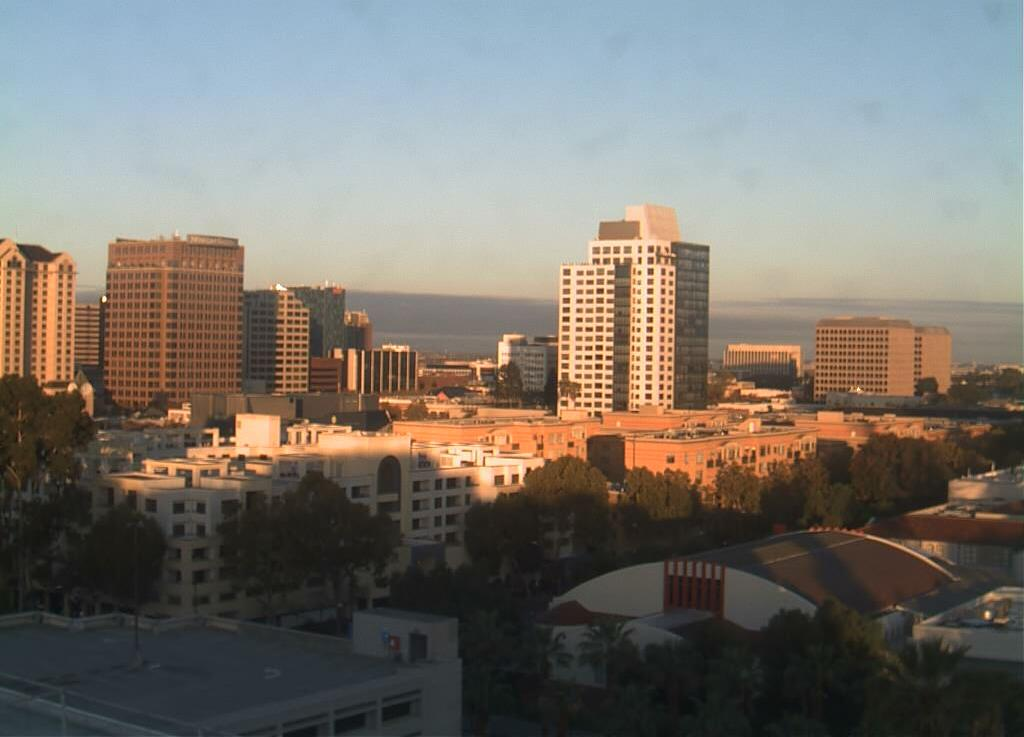
#> input picture p11/images/training/day/20151101_145511.jpg, 1024 x 737 px; its folder holds only this picture in this run
$ jupyter execute --allow-errors TG1_2_3_JS11_2.ipynb   (shell and % lines are left out)
#> lines starting #> are read from the running program, lines starting #| are printed output that depends on the picture
# 📱 Lab 1: Klasifikasi SVM dengan Data Dummy Linier

## Langkah 1 - Import Library

[cell 1]
# import library
import numpy as np
import matplotlib.pyplot as plt
from scipy import stats
import seaborn as sns

## Langkah 2 - Membuat Data Dummy

[cell 2]
from sklearn.datasets import make_blobs
X, y = make_blobs(n_samples=50, centers=2,
                  random_state=0, cluster_std=0.60)
plt.scatter(X[:, 0], X[:, 1], c=y, s=50, cmap='autumn')
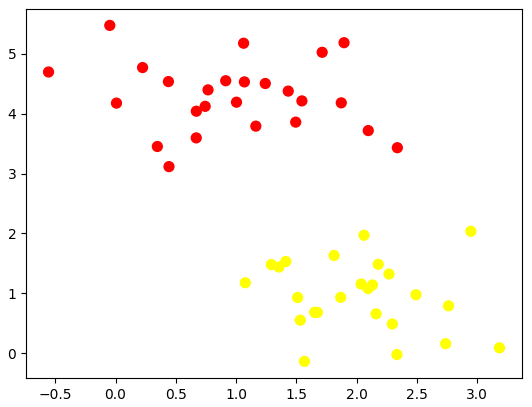
#> figure drawn by matplotlib, 1 panel

## Langkah 3 - Buat Ilustrasi Garis Pemisah

[cell 3]
xfit = np.linspace(-1, 3.5)
plt.scatter(X[:, 0], X[:, 1], c=y, s=50, cmap='autumn')
plt.plot([0.6], [2.1], 'x', color='red', markeredgewidth=2, markersize=10)

for m, b in [(1, 0.65), (0.5, 1.6), (-0.2, 2.9)]:
    yfit = m * xfit + b
    plt.plot(xfit, yfit, '-k')

plt.xlim(-1, 3.5)
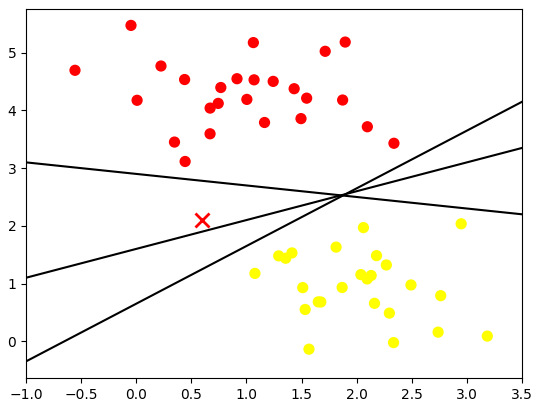
#> figure drawn by matplotlib, 1 panel; curve peaks at x = 3.5, y = 4.15; curve peaks at x = 3.5, y = 3.35

## Langkah 4 - Ilustrasi Margin

[cell 4]
xfit = np.linspace(-1, 3.5)
plt.scatter(X[:, 0], X[:, 1], c=y, s=50, cmap='autumn')

for m, b, d in [(1, 0.65, 0.33), (0.5, 1.6, 0.55), (-0.2, 2.9, 0.2)]:
    yfit = m * xfit + b
    plt.plot(xfit, yfit, '-k')
    plt.fill_between(xfit, yfit - d, yfit + d, edgecolor='none',
                     color='#AAAAAA', alpha=0.4)

plt.xlim(-1, 3.5)
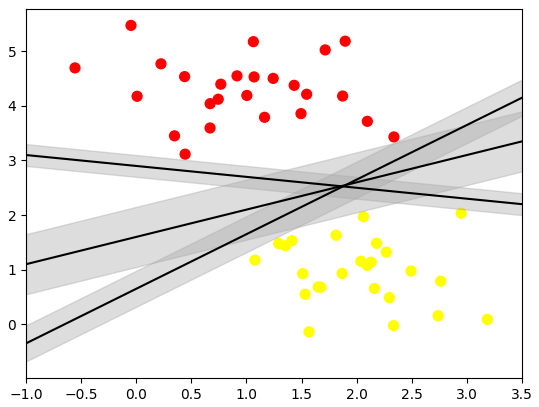
#> figure drawn by matplotlib, 1 panel; curve peaks at x = 3.5, y = 4.15; curve peaks at x = 3.5, y = 3.35; curve peaks at x = -1, y = 3.1

## Langkah 5 - Fitting Model

[cell 5]
from sklearn.svm import SVC # "Support vector classifier"
model = SVC(kernel='linear', C=1E10)
model.fit(X, y)

[cell 6]
# buat sebuah fungsi untuk menampilkan fitting data

def plot_svc_decision_function(model, ax=None, plot_support=True):

    if ax is None:
        ax = plt.gca()
    xlim = ax.get_xlim()
    ylim = ax.get_ylim()

    # buat grid untuk evaluasi model
    x = np.linspace(xlim[0], xlim[1], 30)
    y = np.linspace(ylim[0], ylim[1], 30)
    Y, X = np.meshgrid(y, x)
    xy = np.vstack([X.ravel(), Y.ravel()]).T
    P = model.decision_function(xy).reshape(X.shape)

    # plot batas dan margin
    ax.contour(X, Y, P, colors='k',
               levels=[-1, 0, 1], alpha=0.5,
               linestyles=['--', '-', '--'])

    # plot support vectors
    if plot_support:
        ax.scatter(model.support_vectors_[:, 0],
                   model.support_vectors_[:, 1],
                   s=300, linewidth=1, facecolors='none');
    ax.set_xlim(xlim)
    ax.set_ylim(ylim)

[cell 7]
plt.scatter(X[:, 0], X[:, 1], c=y, s=50, cmap='autumn')
plot_svc_decision_function(model)

[cell 8]
model.support_vectors_

[cell 9]
def plot_svm(N=10, ax=None):
    X, y = make_blobs(n_samples=200, centers=2,
                      random_state=0, cluster_std=0.60)
    X = X[:N]
    y = y[:N]
    model = SVC(kernel='linear', C=1E10)
    model.fit(X, y)

    ax = ax or plt.gca()
    ax.scatter(X[:, 0], X[:, 1], c=y, s=50, cmap='autumn')
    ax.set_xlim(-1, 4)
    ax.set_ylim(-1, 6)
    plot_svc_decision_function(model, ax)

fig, ax = plt.subplots(1, 2, figsize=(16, 6))
fig.subplots_adjust(left=0.0625, right=0.95, wspace=0.1)
for axi, N in zip(ax, [60, 120]):
    plot_svm(N, axi)
    axi.set_title('N = {0}'.format(N))
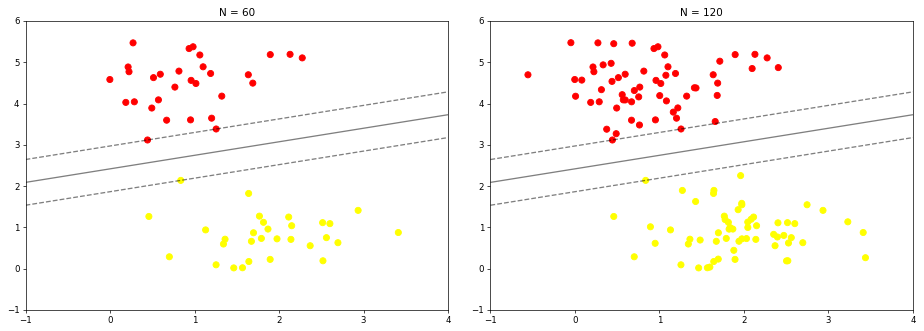
#> figure drawn by matplotlib, 2 panels

[cell 10]
# jumlah data dapat dipilih di antara 10 atau 200 buah data, telihat tidak ada perubahan pada model

from ipywidgets import interact, fixed
interact(plot_svm, N=[10, 200], ax=fixed(None))
#> the sliders are set to N = 10, ax = <module 'ipywidgets.fixed_' fr
#> (the call stopped at in plot_svc_decision_function, `x = np.linspace(xlim[0], xlim[1], 30)`: ipywidgets is not available in this run)

# 💻 Lab 2 Klasifikasi SVM dengan Data Dummy Non-Linier

## Langkah 1 - Ilustrasi Data Non-Linier

### Langkah 1a - Import Library

[cell 11]
# import library
import numpy as np
import matplotlib.pyplot as plt
from scipy import stats
import seaborn as sns
from sklearn.svm import SVC

### Langkah 1b - Buat Kembali Fungsi Plotting

[cell 12]
# buat sebuah fungsi untuk menampilkan fitting data

def plot_svc_decision_function(model, ax=None, plot_support=True):

    if ax is None:
        ax = plt.gca()
    xlim = ax.get_xlim()
    ylim = ax.get_ylim()

    # buat grid untuk evaluasi model
    x = np.linspace(xlim[0], xlim[1], 30)
    y = np.linspace(ylim[0], ylim[1], 30)
    Y, X = np.meshgrid(y, x)
    xy = np.vstack([X.ravel(), Y.ravel()]).T
    P = model.decision_function(xy).reshape(X.shape)

    # plot batas dan margin
    ax.contour(X, Y, P, colors='k',
               levels=[-1, 0, 1], alpha=0.5,
               linestyles=['--', '-', '--'])

    # plot support vectors
    if plot_support:
        ax.scatter(model.support_vectors_[:, 0],
                   model.support_vectors_[:, 1],
                   s=300, linewidth=1, facecolors='none');
    ax.set_xlim(xlim)
    ax.set_ylim(ylim)

### Langkah 1c - Buat Data Dummy Non-Linier

[cell 13]
# contoh data tidak terpisah secara linier
from sklearn.datasets import make_circles
X, y = make_circles(100, factor=.1, noise=.1)

clf = SVC(kernel='linear').fit(X, y)

plt.scatter(X[:, 0], X[:, 1], c=y, s=50, cmap='autumn')
plot_svc_decision_function(clf, plot_support=False);
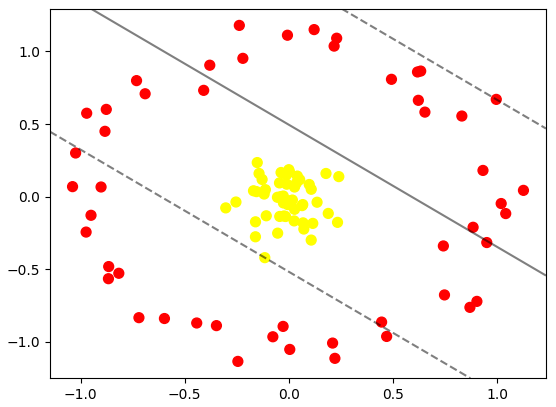
#> figure drawn by matplotlib, 1 panel
#> the sliders are set to elev = -90, azip = 0, X = <module 'ipywidgets.fixed_' fr, y = <module 'ipywidgets.fixed_' fr

[cell 14]
r = np.exp(-(X**2).sum(1))

[cell 15]
from mpl_toolkits import mplot3d
from ipywidgets import interact, fixed

# [7 lines left out: function plot_3D, not called in this run]

#> (the rest of this cell did not finish here and is left out)

## Langkah 2 - Fitting Model

clf = SVC(kernel='rbf', C=1E6)
clf.fit(X, y)

[cell 16]
plt.scatter(X[:, 0], X[:, 1], c=y, s=50, cmap='autumn')
plot_svc_decision_function(clf)
plt.scatter(clf.support_vectors_[:, 0], clf.support_vectors_[:, 1],
            s=300, lw=1, facecolors='none')

# 🖥️ Lab 3 SVM Data Overlapping

## Langkah 1 - Import Library dan Buat Fungsi Plotting

[cell 17]
# import library
import numpy as np
import matplotlib.pyplot as plt
from scipy import stats
import seaborn as sns
from sklearn.svm import SVC
from sklearn.datasets import make_blobs

[cell 18]
# buat sebuah fungsi untuk menampilkan fitting data

def plot_svc_decision_function(model, ax=None, plot_support=True):

    if ax is None:
        ax = plt.gca()
    xlim = ax.get_xlim()
    ylim = ax.get_ylim()

    # buat grid untuk evaluasi model
    x = np.linspace(xlim[0], xlim[1], 30)
    y = np.linspace(ylim[0], ylim[1], 30)
    Y, X = np.meshgrid(y, x)
    xy = np.vstack([X.ravel(), Y.ravel()]).T
    P = model.decision_function(xy).reshape(X.shape)

    # plot batas dan margin
    ax.contour(X, Y, P, colors='k',
               levels=[-1, 0, 1], alpha=0.5,
               linestyles=['--', '-', '--'])

    # plot support vectors
    if plot_support:
        ax.scatter(model.support_vectors_[:, 0],
                   model.support_vectors_[:, 1],
                   s=300, linewidth=1, facecolors='none');
    ax.set_xlim(xlim)
    ax.set_ylim(ylim)

## Langkah 2 - Buat Data Dummy

[cell 19]
X, y = make_blobs(n_samples=100, centers=2,
                  random_state=0, cluster_std=1.2)
plt.scatter(X[:, 0], X[:, 1], c=y, s=50, cmap='autumn')
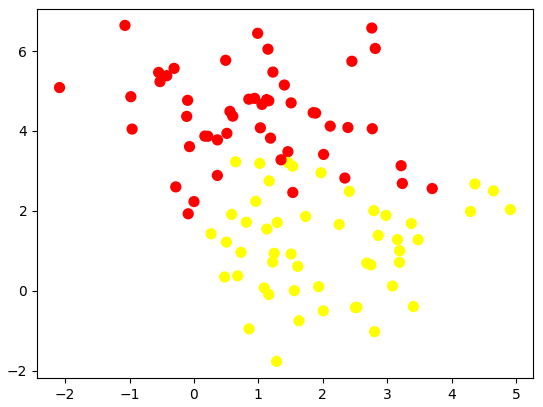
#> figure drawn by matplotlib, 1 panel

## Langkah 3 - Analisis Dampak Tunning

[cell 20]
X, y = make_blobs(n_samples=100, centers=2,
                  random_state=0, cluster_std=0.8)

fig, ax = plt.subplots(1, 2, figsize=(16, 6))
fig.subplots_adjust(left=0.0625, right=0.95, wspace=0.1)

for axi, C in zip(ax, [10.0, 0.1]):
    model = SVC(kernel='linear', C=C).fit(X, y)
    axi.scatter(X[:, 0], X[:, 1], c=y, s=50, cmap='autumn')
    plot_svc_decision_function(model, axi)
    axi.scatter(model.support_vectors_[:, 0],
                model.support_vectors_[:, 1],
                s=300, lw=1, facecolors='none');
    axi.set_title('C = {0:.1f}'.format(C), size=14)
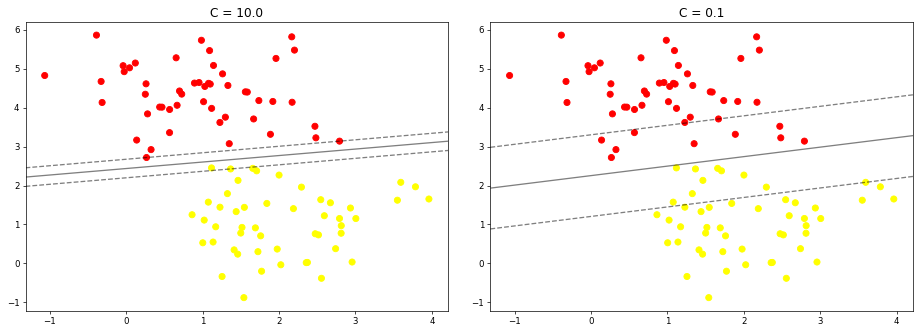
#> figure drawn by matplotlib, 2 panels

# 🖼️ Lab 4 Klasifikasi Citra Wajah

## Langkah 0 - Unduh Dataset

[cell 21]
from sklearn.datasets import fetch_lfw_people
#> (the rest of this cell did not finish here and is left out)

## Langkah 1 - Inspeksi Citra Wajah

[cell 22]
# contoh wajah yang digunakan
from matplotlib import pyplot as plt

fig, ax = plt.subplots(3, 5)
#> (the rest of this cell did not finish here and is left out)

## Langkah 2 - Pra Pengolahan Data

[cell 23]
from sklearn.svm import SVC
from sklearn.decomposition import PCA as RandomizedPCA
from sklearn.pipeline import make_pipeline

pca = RandomizedPCA(n_components=150, whiten=True, random_state=42)
svc = SVC(kernel='rbf', class_weight='balanced')

# Pipeline digunakan untuk melakukan proses secara bertahap dalam
# 1 eksekusi fungsi secara langsung
model = make_pipeline(pca, svc)

## Langkah 3 - Split Data

[cell 24]
# pemisahan data training dan data testing

from sklearn.model_selection import train_test_split
#> (the rest of this cell did not finish here and is left out)

## Langkah 4 - Pembuatan Model + Tunning

[cell 25]
from sklearn.model_selection import GridSearchCV
param_grid = {'svc__C': [1, 5, 10, 50],
              'svc__gamma': [0.0001, 0.0005, 0.001, 0.005]}
grid = GridSearchCV(model, param_grid)

#> (the rest of this cell did not finish here and is left out)

#> (a cell that did not finish here is left out)

## Langkah 5 - Cek Hasil Prediksi

[cell 27]
# hasil label pada data testing

fig, ax = plt.subplots(4, 6)
#> (the rest of this cell did not finish here and is left out)

## Langkah 6 - Cek Performansi

[cell 28]
from sklearn.metrics import classification_report
#> (the rest of this cell did not finish here and is left out)

[cell 29]
# bentuk confusion matrix
from sklearn.metrics import confusion_matrix
import seaborn as sns

#> (the rest of this cell did not finish here and is left out)

# 🌃 Lab 5 Klasifikasi Citra Siang dan Malam

## Langkah 0 - Import Library

[cell 30]
# Import Required Libraries
from pathlib import Path
import matplotlib.image as mpimg
import matplotlib.pyplot as plt
import cv2
import random
import numpy as np
import pandas as pd

[cell 31]
# Image directories
train_dir = "/content/drive/MyDrive/MACHINE LEARNING/p11/images/training/"
test_dir = "/content/drive/MyDrive/MACHINE LEARNING/p11/images/test/"

## Langkah 1 - Load Data dan Visualisasikan

[cell 32]
def load_dataset(img_dir):
    p = Path(img_dir)
    dirs = p.glob('*')

    img_list = []

    for dir in dirs:
        label = str(dir).split('/')[-1]
        for file in dir.glob('*.jpg'):
            img = mpimg.imread(file)

            if not img is None:
                img_list.append((img, label))

    return img_list

[cell 33]
# Load training data
train_img = load_dataset(train_dir)
#> in load_dataset, img is the input picture: shape (737, 1024, 3); mean R, G, B 120.9, 116.4, 109.5
#> train_img = 2 items

[cell 34]
# Check the first data
# It should be a tuple consist of arrays of image and image labels
train_img[0]

[cell 35]
# Random size checking
pick_random = np.random.randint(0, len(train_img))
#> pick_random = 0

# Check img size
print(f'Image {pick_random}')
#| Image 0
print(train_img[pick_random][0].shape)
#| (737, 1024, 3)

[cell 36]
# Function to Visualize
def random_img_viz(img_list):
    rand_num = np.random.randint(0, len(img_list))

    img = img_list[rand_num][0]
    label = img_list[rand_num][1]
    label_str = 'day' if label == 1 else 'night'

    plt.imshow(img)
    print(f'Shape\t: {img.shape}')
    print(f'Label\t: {label}')

[cell 37]
random_img_viz(train_img)
#> in random_img_viz, `rand_num = np.random.randint(0, len(img_list))`: rand_num = 1
#> in random_img_viz, `label = img_list[rand_num][1]`: label = 'night'
#| Shape	: (737, 1024, 3)
#| Label	: night

## Langkah 3 - Pra Pengolahan Data

[cell 38]
def standarized_input(image):
    # resize to w: 1100, h:600
    std_img = cv2.resize(image, (1100,600))

    return std_img

[cell 39]
def label_encoder(label):
    # Encode the label
    # day as 1; night as 0
    num_val = 0

    if(label == 'day'):
        num_val = 1

    return num_val

[cell 40]
def preprocess(img_list):
    std_img_list = []

    for item in img_list:
        image = item[0]
        label = item[1]

        # Standarized the image
        std_img = standarized_input(image)

        # Create the label
        img_label = label_encoder(label)

        std_img_list.append((std_img, img_label))

    return std_img_list

[cell 41]
train_std_img_list = preprocess(train_img)
#> the loop in preprocess, `for item in img_list:` made 2 passes
#> (label, num_val in label_encoder, img_label) on passes 1 to 2: ('day', 1, 1), ('night', 0, 0)
#> pass 1, in standarized_input, `std_img = cv2.resize(image, (1100,600))`:
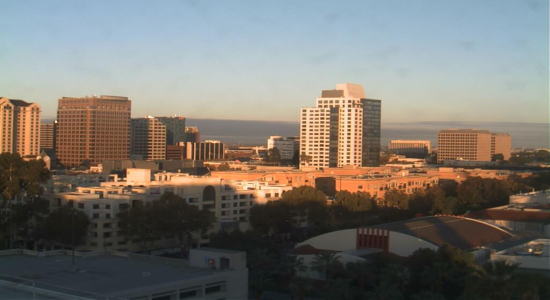
#> std_img: shape (600, 1100, 3) (shown at 1/2 size); mean R, G, B 120.8, 116.3, 109.4
#> pass 2, in standarized_input (call 2), `std_img = cv2.resize(image, (1100,600))`:
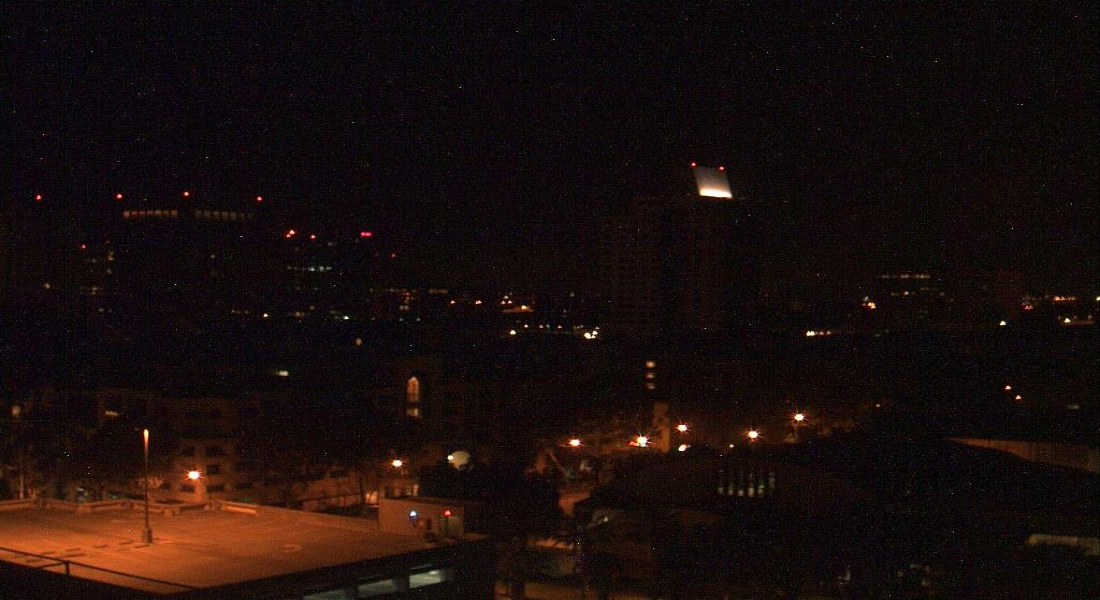
#> std_img: shape (600, 1100, 3); mean R, G, B 25.4, 13.5, 11.8
#> after the loop in preprocess, `for item in img_list:`: std_img_list = 2 items
#> train_std_img_list = 2 items

[cell 42]
# Random size checking
pick_random = np.random.randint(0, len(train_std_img_list))
#> pick_random = 1

# Check img size
print(f'Image {pick_random}')
#| Image 1
print(train_std_img_list[pick_random][0].shape)
#| (600, 1100, 3)

## Langkah 4 - Ekstraksi Fitur

[cell 43]
# Get feature based on average brightness using HSV colorspace
def avg_brightness(image):
    # Convert image to HSV
    img_hsv = cv2.cvtColor(image, cv2.COLOR_RGB2HSV)

    # Calculate the avg of brightness
    sum_brightness = np.sum(img_hsv[:,:,2]) # take the 3rb value which is the V channel
    area = image.shape[0] * image.shape[1]
    avg = sum_brightness / area

    return avg

[cell 44]
# Check on random image
rand_img = np.random.randint(0, len(train_std_img_list))
#> rand_img = 1

feature_img = train_std_img_list[rand_img][0]

avg_img = avg_brightness(feature_img)
#> in avg_brightness, `sum_brightness = np.sum(img_hsv[:,:,2])`: sum_brightness = 16926684
#> in avg_brightness, `avg = sum_brightness / area`: avg = 25.65
#> avg_img = 25.65

print(f'Image {rand_img}')
#| Image 1
print(f'Avg Brighness: {avg_img:.4f}')
#| Avg Brighness: 25.6465
plt.imshow(feature_img)

## Langkah 5 - Klasifikasi dengan Metode Threshold

[cell 45]
def predict_label(img, threshold):
    # Computer average brightness
    avg = avg_brightness(img)
    pred = 0

    # Predict the label based on user defined threshold
    if avg > threshold:
        pred = 1

    return pred

[cell 46]
# Test the classifier on train data
rand_img = np.random.randint(0, len(train_std_img_list))
#> rand_img = 0

pred = predict_label(train_std_img_list[rand_img][0], threshold=120)
#> in predict_label, `avg = avg_brightness(img)`: avg = 132.1
#> pred = 1

# Evaluate
print(f'Image {rand_img}')
#| Image 0
print(f'Actual label: {train_std_img_list[rand_img][1]}')
#| Actual label: 1
print(f'Predicted label: {pred}')
#| Predicted label: 1
plt.imshow(train_std_img_list[rand_img][0])

## Langkah 6 - Evaluasi Manual

[cell 47]
def evaluate(img_list, threshold):
    miss_labels = []

    for file in img_list:
        # Get the ground truth / correct label
        img = file[0]
        label = file[1]

        # Get prediction
        pred_label = predict_label(img, threshold)

        # Compare ground truth and pred
        if pred_label != label:
            miss_labels.append((img, pred_label, label))

    total_img = len(img_list)
    corr_pred = total_img - len(miss_labels)
    accuracy = corr_pred / total_img

    print(f'Accuracy: {accuracy:.4f}')

[cell 48]
# Evaluate on train data
evaluate(train_std_img_list, threshold=120)
#> the loop in evaluate, `for file in img_list:` made 2 passes
#> (label, pred in predict_label, pred_label) on passes 1 to 2: (1, 1, 1), (0, 0, 0)
#> after the loop in evaluate, `for file in img_list:`: miss_labels = []
#> in evaluate, `total_img = len(img_list)`: total_img = 2
#> in evaluate, `accuracy = corr_pred / total_img`: accuracy = 1
#| Accuracy: 1.0000

[cell 49]
# Evaluate on test data

# Load test data
test_img = load_dataset(test_dir)

# Preprocess
test_std_img_list = preprocess(test_img)
#> test_std_img_list = []

# Predict
#> (the rest of this cell did not finish here and is left out)


# Klasifikasi dengan SVM

## Langkah 4 Alternatif - Membuat Feature Vectors.

[cell 50]
# Create function to extract feature for every images and stored in tabular data
# Stored in Pandas dataframe
def extract_avg_bright_feature(img_list):
    avg_list = []
    labels = []

    for img in img_list:
        img_avg = avg_brightness(img[0]) # Get the avg brightness from image
        img_label = img[1] # Get the image label

        avg_list.append(img_avg)
        labels.append(img_label)

    # Stack data in columcular way
    data = np.column_stack((avg_list, labels))
    # Create a Pandas dataframe
    df = pd.DataFrame(data, columns=['AVG_BRIGHT', 'LABELS'])

    return df

[cell 51]
# Extract feature on train data
train_avg_img = extract_avg_bright_feature(train_std_img_list)
#> the loop in extract_avg_bright_feature, `for img in img_list:` made 2 passes
#> (sum_brightness in avg_brightness, area in avg_brightness, avg in avg_brightness, img_avg, img_label) on passes 1 to 2: (87208323, 660000, 132.1, 132.1, 1), (16926684, 660000, 25.65, 25.65, 0)
#> after the loop in extract_avg_bright_feature, `for img in img_list:`: avg_list = [132.1, 25.65]; labels = [1, 0]
#> in extract_avg_bright_feature, `data = np.column_stack((avg_list, labels))`: data = [[132.1, 1], [25.65, 0]]
#> in extract_avg_bright_feature, `df = pd.DataFrame(data, columns=['AVG_BRIGHT', 'LABELS'])`: df = table of 2 rows and 2 columns
#> train_avg_img = table of 2 rows and 2 columns
print(f'Shape: {train_avg_img.shape}')
#| Shape: (2, 2)
train_avg_img.head()
#> Out = table of 2 rows and 2 columns

[cell 52]
# Do the same thing on test data
test_avg_img = extract_avg_bright_feature(test_std_img_list)
#> test_avg_img = table of 0 rows and 2 columns
print(f'Shape: {test_avg_img.shape}')
#| Shape: (0, 2)
test_avg_img.head()
#> Out = table of 0 rows and 2 columns

## Langkah 5 - Buat Model SVM

[cell 53]
# import requied library
from sklearn.svm import SVC

# Split data and label
X_train = train_avg_img.iloc[:,0].values.reshape(-1,1)
#> X_train = [132.1, 25.65]
y_train = train_avg_img.iloc[:,1]
X_test = test_avg_img.iloc[:,0].values.reshape(-1,1)
#> X_test = empty array
y_test = test_avg_img.iloc[:,1]

model = SVC()
model.fit(X_train, y_train)

## Langkah 6 - Evaluasi

[cell 54]
from sklearn.metrics import accuracy_score

# Make a prediction on train data
y_train_pred = model.predict(X_train)
#> y_train_pred = [1, 0]

# Get the accuracy on train data
acc_train = accuracy_score(y_train, y_train_pred)
#> acc_train = 1

# Make a prediction on test data
#> (the rest of this cell did not finish here and is left out)
